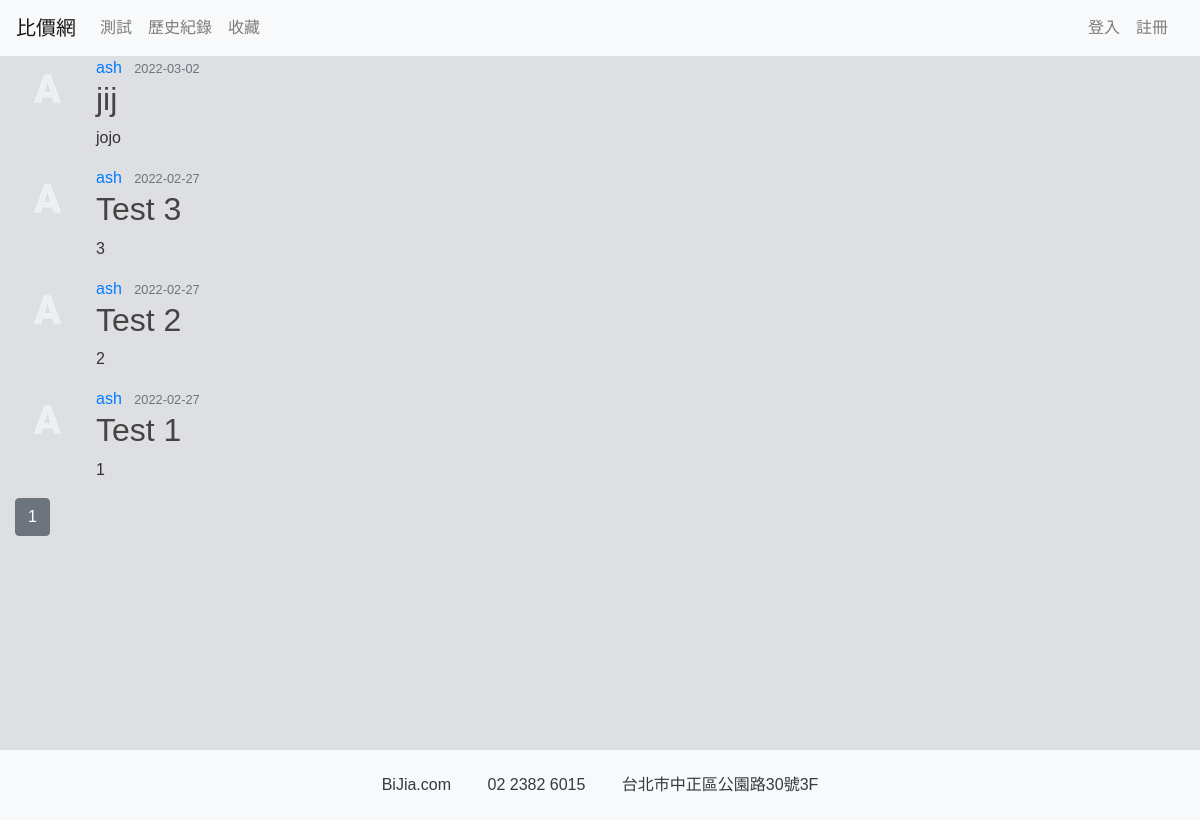
/test, run on the app's committed database.
### website/models.py (models this page shows, shortened)
class Post(db.Model):
    id = db.Column(db.Integer, primary_key=True)
    title = db.Column(db.String(100), nullable=False)
    date_posted = db.Column(db.DateTime, nullable=False, default=datetime.utcnow)
    content = db.Column(db.Text, nullable=False)
    user_id = db.Column(db.Integer, db.ForeignKey('user.id'), nullable=False)

class User(db.Model, UserMixin):
    id = db.Column(db.Integer, primary_key=True)
    username = db.Column(db.String(20), unique=True, nullable=False)
    email = db.Column(db.String(100), unique=True, nullable=False)
    image_file = db.Column(db.String(20), nullable=False, default='default.jpg')
    password = db.Column(db.String(60), nullable=False)
    posts = db.relationship('Post', backref='author', lazy=True)

### website/main/routes.py (the view)
@main.route('/test')
def test():
    page = request.args.get('page', 1, type=int)
    posts = Post.query.order_by(Post.date_posted.desc()).paginate(page=page, per_page=5)
    return render_template("test.html", posts=posts)

### website/templates/test.html
{% extends "layout.html" %}
{% block content %}
    {% for post in posts.items %}
        <article class="media content-section">
            <img class="rounded article-img" src="{{ url_for('static', filename='profile_pics/'+ post.author.image_file) }}">
            <div class="media-body">
                <div class="article-metadata">
                    <a class="mr-2" href="{{ url_for('users.user_posts', username=post.author.username) }}">{{ post.author.username }}</a>
                    <small class="text-muted">{{ post.date_posted.strftime('%Y-%m-%d') }}</small>
                </div>
                <h2><a class="article-title" href="{{ url_for('posts.post',post_id=post.id) }}">{{ post.title }}</a></h2>
                <p class="article-content">{{ post.content }}</p>
            </div>
        </article>
    {% endfor %}
    {% for page_num in posts.iter_pages(left_edge=1, right_edge=1, left_current=1, right_current=2) %}
        {% if page_num %}
            {% if posts.page == page_num %}
                <a class="btn btn-secondary mb-4" href="{{ url_for('main.test', page=page_num) }}">{{ page_num }}</a>
            {% else %}
                <a class="btn btn-outline-secondary mb-4" href="{{ url_for('main.test', page=page_num) }}">{{ page_num }}</a>
            {% endif %}
        {% else %}
            ...
        {% endif %}
    {% endfor %}
{% endblock content %}

### website/templates/layout.html (shortened to what this page needs)
<!DOCTYPE html>
<html lang="en">
<head>
    <link rel="stylesheet" href="https://cdn.jsdelivr.net/npm/bootstrap@4.3.1/dist/css/bootstrap.min.css">
    <link rel="stylesheet" type="text/css" href="{{ url_for('static',filename='main.css') }}">
</head>
<body>
  <header>
      <nav class="navbar navbar-expand-lg navbar-light bg-light">
          <a class="navbar-brand" href="{{ url_for('main.home') }}">比價網</a>
          <div class="collapse navbar-collapse" id="navbarSupportedContent">
            <ul class="navbar-nav mr-auto">
              <li class="nav-item">
                <a class="nav-link" href="{{ url_for('main.test') }}">測試 <span class="sr-only">(current)</span></a>
              </li>
              <li class="nav-item">
                <a class="nav-link" href="{{ url_for('main.history') }}">歷史紀錄</a>
              </li>
              <li class="nav-item">
                <a class="nav-link" href="{{ url_for('main.history') }}">收藏</a>
              </li>
            </ul>
            <div class="navbar-nav">
              {% if current_user.is_authenticated %}
              <a class="nav-item nav-link ml-4" href="{{ url_for('posts.new_post') }}">發文</a>
              <a class="nav-item nav-link ml-4" href="{{ url_for('users.account') }}">帳號</a>
              <a class="nav-item nav-link ml-4" href="{{ url_for('users.logout') }}">登出</a>
              {% else %}
              <a class="nav-item nav-link ml-4" href="{{ url_for('users.login') }}">登入</a>
              <a class="nav-item nav-link mr-2" href="{{ url_for('users.register') }}">註冊</a>
              {% endif %}
            </div>
          </div>
      </nav>
  </header>
  <main role="main" class="container-fluid">
  <div class="row">
      <div class="col-lg-12">
          {% block content %}{% endblock content %}
      </div>
    </div>
  </main>
  <footer class="bg-light text-center text-lg-start">
      <div class="content-section">
        <a class="text-center text-dark p-3" href="{{ url_for('main.home') }}">BiJia.com</a>
        <a class="text-center text-dark p-3" href="tel:02 2382 6015">02 2382 6015</a>
        <a class="text-center text-dark p-3" href="https://goo.gl/maps/aamXDbHqHrHADNEn7" target="_blank" rel="noopener noreferrer">台北市中正區公園路30號3F</a>
      </div>
  </footer>
</body>
</html>

### website/static/main.css (style rules this page uses)
* { font-family: 'Noto Sans TC', sans-serif; margin: 0; padding: 0; box-sizing: border-box; }
body { background:rgb(222, 223, 226); color:#333333; }
.container-fluid { margin: 0 auto; height: 694px; }
.bg-light.text-center { display: flex; flex-wrap: wrap; text-align: center; justify-content: center; padding: 0 20px; height: 70px; margin-top: 0px; }
.content-section { margin: auto; }
.text-center.text-dark { display:line-block; padding:15px; white-space:nowrap; padding: 0 20px; }
a.text-center.text-dark { color:#999da2; text-decoration: none; }
.article-title { color: #444444; }
.article-content { white-space:pre-line; }
.article-img { height: 65px; width: 65px; margin-right: 16px; }

### data on the page
Post: image_file (picture), author.username "ash", date_posted "2022-03-02", title "jij", content "jojo"
Post: image_file (picture), author.username "ash", date_posted "2022-02-27", title "Test 3", content "3"
Post: image_file (picture), author.username "ash", date_posted "2022-02-27", title "Test 2", content "2"
Post: image_file (picture), author.username "ash", date_posted "2022-02-27", title "Test 1", content "1"

### other printed values
{{ page_num }} "1"
